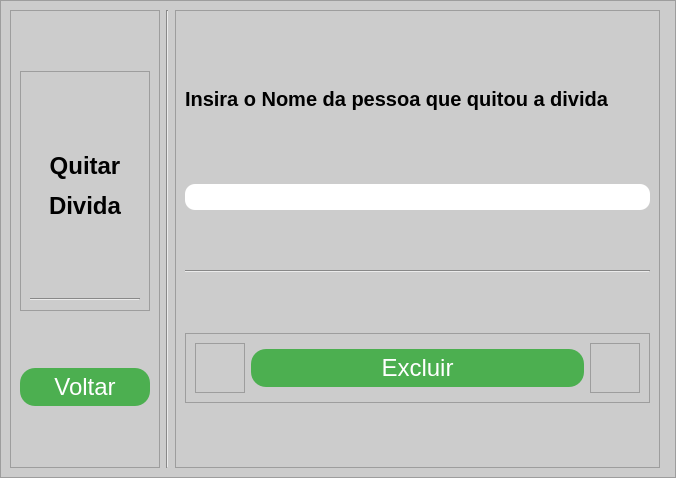
<?xml version="1.0" encoding="UTF-8"?>
<ui version="4.0">
 <class>InsertWindow</class>
 <widget class="QMainWindow" name="InsertWindow">
  <property name="geometry">
   <rect>
    <x>0</x>
    <y>0</y>
    <width>676</width>
    <height>478</height>
   </rect>
  </property>
  <property name="minimumSize">
   <size>
    <width>676</width>
    <height>478</height>
   </size>
  </property>
  <property name="maximumSize">
   <size>
    <width>676</width>
    <height>478</height>
   </size>
  </property>
  <property name="windowTitle">
   <string>Inserir dados</string>
  </property>
  <widget class="QWidget" name="centralwidget">
   <property name="minimumSize">
    <size>
     <width>0</width>
     <height>0</height>
    </size>
   </property>
   <layout class="QVBoxLayout" name="verticalLayout">
    <property name="spacing">
     <number>0</number>
    </property>
    <property name="leftMargin">
     <number>0</number>
    </property>
    <property name="topMargin">
     <number>0</number>
    </property>
    <property name="rightMargin">
     <number>0</number>
    </property>
    <property name="bottomMargin">
     <number>0</number>
    </property>
    <item>
     <widget class="QFrame" name="frame">
      <property name="minimumSize">
       <size>
        <width>0</width>
        <height>0</height>
       </size>
      </property>
      <property name="maximumSize">
       <size>
        <width>6526262</width>
        <height>16777215</height>
       </size>
      </property>
      <property name="styleSheet">
       <string notr="true">background-color: rgb(204, 204, 204);</string>
      </property>
      <property name="frameShape">
       <enum>QFrame::StyledPanel</enum>
      </property>
      <property name="frameShadow">
       <enum>QFrame::Raised</enum>
      </property>
      <layout class="QHBoxLayout" name="horizontalLayout">
       <item>
        <widget class="QFrame" name="frame_2">
         <property name="minimumSize">
          <size>
           <width>150</width>
           <height>0</height>
          </size>
         </property>
         <property name="maximumSize">
          <size>
           <width>150</width>
           <height>16777215</height>
          </size>
         </property>
         <property name="frameShape">
          <enum>QFrame::StyledPanel</enum>
         </property>
         <property name="frameShadow">
          <enum>QFrame::Raised</enum>
         </property>
         <layout class="QVBoxLayout" name="verticalLayout_3">
          <item>
           <widget class="QFrame" name="frame_8">
            <property name="maximumSize">
             <size>
              <width>16777215</width>
              <height>240</height>
             </size>
            </property>
            <property name="frameShape">
             <enum>QFrame::StyledPanel</enum>
            </property>
            <property name="frameShadow">
             <enum>QFrame::Raised</enum>
            </property>
            <layout class="QVBoxLayout" name="verticalLayout_4">
             <item>
              <widget class="QLabel" name="label_4">
               <property name="text">
                <string>&lt;html&gt;&lt;head/&gt;&lt;body&gt;&lt;p align=&quot;center&quot;&gt;&lt;span style=&quot; font-size:18pt; font-weight:600;&quot;&gt;Quitar&lt;/span&gt;&lt;/p&gt;&lt;p align=&quot;center&quot;&gt;&lt;span style=&quot; font-size:18pt; font-weight:600;&quot;&gt;Divida&lt;/span&gt;&lt;/p&gt;&lt;/body&gt;&lt;/html&gt;</string>
               </property>
              </widget>
             </item>
             <item>
              <widget class="Line" name="line_3">
               <property name="orientation">
                <enum>Qt::Horizontal</enum>
               </property>
              </widget>
             </item>
            </layout>
           </widget>
          </item>
          <item>
           <widget class="QPushButton" name="pushButton_2">
            <property name="styleSheet">
             <string notr="true">QPushButton{
padding: 5px 25px;
font-size: 24px;
text-align: center;
color: #fff;
background-color: #4CAF50;
border-radius: 15px;
}


QPushButton:hover{
background-color: green;
}



QPushButton:pressed{
  background-color: #3e8e41;
}</string>
            </property>
            <property name="text">
             <string>Voltar</string>
            </property>
            <property name="icon">
             <iconset>
              <normaloff>Icons/Setapratras-removebg-preview.png</normaloff>Icons/Setapratras-removebg-preview.png</iconset>
            </property>
            <property name="iconSize">
             <size>
              <width>25</width>
              <height>15</height>
             </size>
            </property>
           </widget>
          </item>
         </layout>
        </widget>
       </item>
       <item>
        <widget class="Line" name="line_2">
         <property name="orientation">
          <enum>Qt::Vertical</enum>
         </property>
        </widget>
       </item>
       <item>
        <widget class="QFrame" name="frame_4">
         <property name="frameShape">
          <enum>QFrame::StyledPanel</enum>
         </property>
         <property name="frameShadow">
          <enum>QFrame::Raised</enum>
         </property>
         <layout class="QVBoxLayout" name="verticalLayout_2">
          <item>
           <widget class="QLabel" name="label_2">
            <property name="maximumSize">
             <size>
              <width>16777215</width>
              <height>50</height>
             </size>
            </property>
            <property name="styleSheet">
             <string notr="true">background-color: rgb(204, 204, 204);
font-size:20px;
font-weight: bold;
</string>
            </property>
            <property name="text">
             <string>Insira o Nome da pessoa que quitou a divida</string>
            </property>
           </widget>
          </item>
          <item>
           <widget class="QLineEdit" name="lineEdit">
            <property name="maximumSize">
             <size>
              <width>656566</width>
              <height>16777215</height>
             </size>
            </property>
            <property name="styleSheet">
             <string notr="true">
QLineEdit{
font-size: 20px;
text-align: center;
border-radius: 10px;
background-color: rgb(255, 255, 255);
}</string>
            </property>
           </widget>
          </item>
          <item>
           <widget class="Line" name="line">
            <property name="orientation">
             <enum>Qt::Horizontal</enum>
            </property>
           </widget>
          </item>
          <item>
           <widget class="QFrame" name="frame_5">
            <property name="maximumSize">
             <size>
              <width>16777215</width>
              <height>70</height>
             </size>
            </property>
            <property name="frameShape">
             <enum>QFrame::StyledPanel</enum>
            </property>
            <property name="frameShadow">
             <enum>QFrame::Raised</enum>
            </property>
            <layout class="QHBoxLayout" name="horizontalLayout_2">
             <item>
              <widget class="QFrame" name="frame_6">
               <property name="maximumSize">
                <size>
                 <width>50</width>
                 <height>16777215</height>
                </size>
               </property>
               <property name="frameShape">
                <enum>QFrame::StyledPanel</enum>
               </property>
               <property name="frameShadow">
                <enum>QFrame::Raised</enum>
               </property>
              </widget>
             </item>
             <item>
              <widget class="QPushButton" name="pushButton">
               <property name="styleSheet">
                <string notr="true">QPushButton{
padding: 5px 25px;
font-size: 24px;
text-align: center;
color: #fff;
background-color: #4CAF50;
border-radius: 15px;
}


QPushButton:hover{
background-color: green;
}



QPushButton:pressed{
  background-color: #3e8e41;
}</string>
               </property>
               <property name="text">
                <string>Excluir</string>
               </property>
               <property name="icon">
                <iconset>
                 <normaloff>Icons/deleteicon-removebg-preview-removebg-preview.png</normaloff>Icons/deleteicon-removebg-preview-removebg-preview.png</iconset>
               </property>
               <property name="iconSize">
                <size>
                 <width>40</width>
                 <height>25</height>
                </size>
               </property>
              </widget>
             </item>
             <item>
              <widget class="QFrame" name="frame_7">
               <property name="maximumSize">
                <size>
                 <width>50</width>
                 <height>16777215</height>
                </size>
               </property>
               <property name="frameShape">
                <enum>QFrame::StyledPanel</enum>
               </property>
               <property name="frameShadow">
                <enum>QFrame::Raised</enum>
               </property>
              </widget>
             </item>
            </layout>
           </widget>
          </item>
         </layout>
        </widget>
       </item>
       <item>
        <widget class="QFrame" name="frame_3">
         <property name="minimumSize">
          <size>
           <width>0</width>
           <height>0</height>
          </size>
         </property>
         <property name="maximumSize">
          <size>
           <width>150</width>
           <height>16777215</height>
          </size>
         </property>
         <property name="frameShape">
          <enum>QFrame::StyledPanel</enum>
         </property>
         <property name="frameShadow">
          <enum>QFrame::Raised</enum>
         </property>
        </widget>
       </item>
      </layout>
     </widget>
    </item>
   </layout>
  </widget>
 </widget>
 <resources/>
 <connections/>
</ui>
